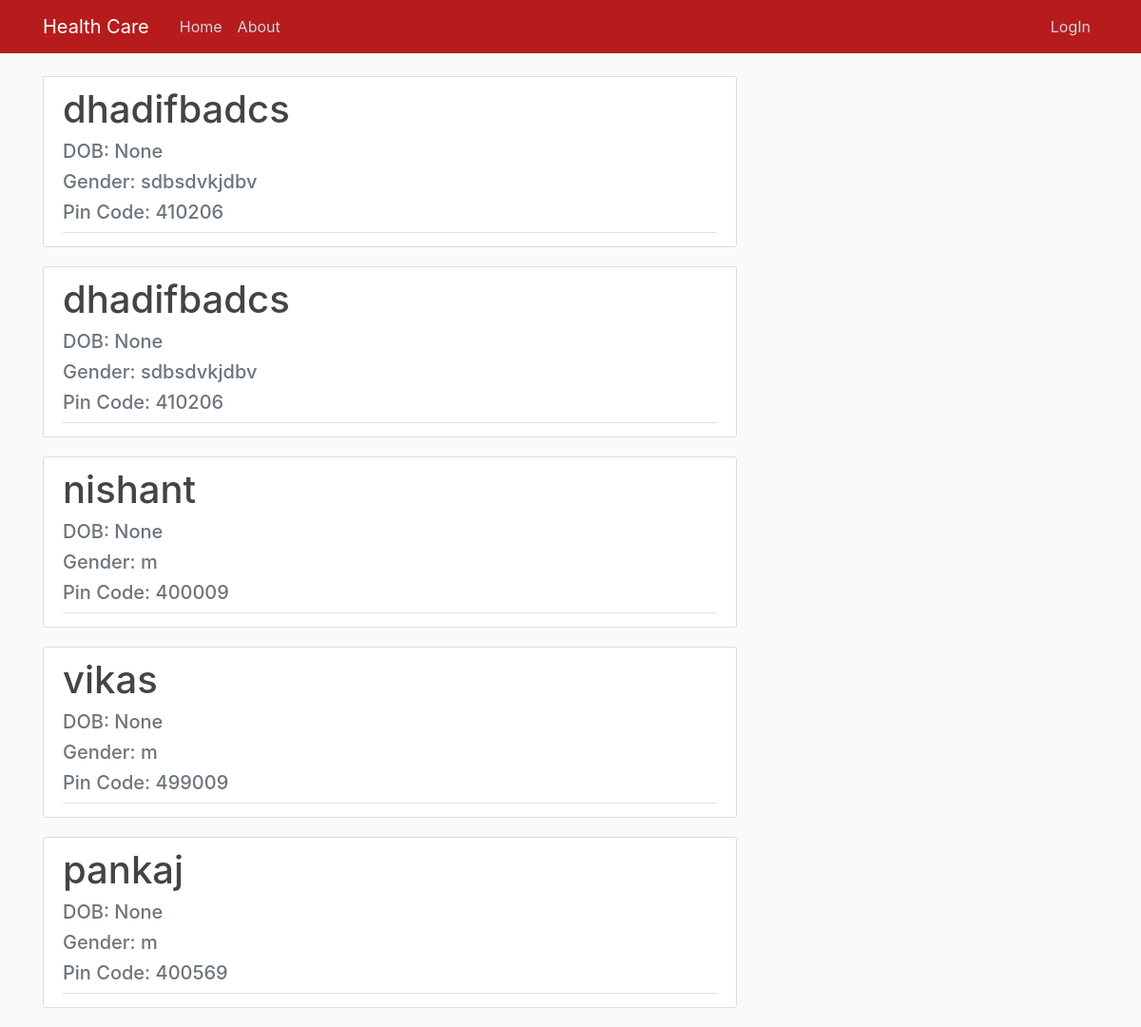
The app's page /patients/, older data.
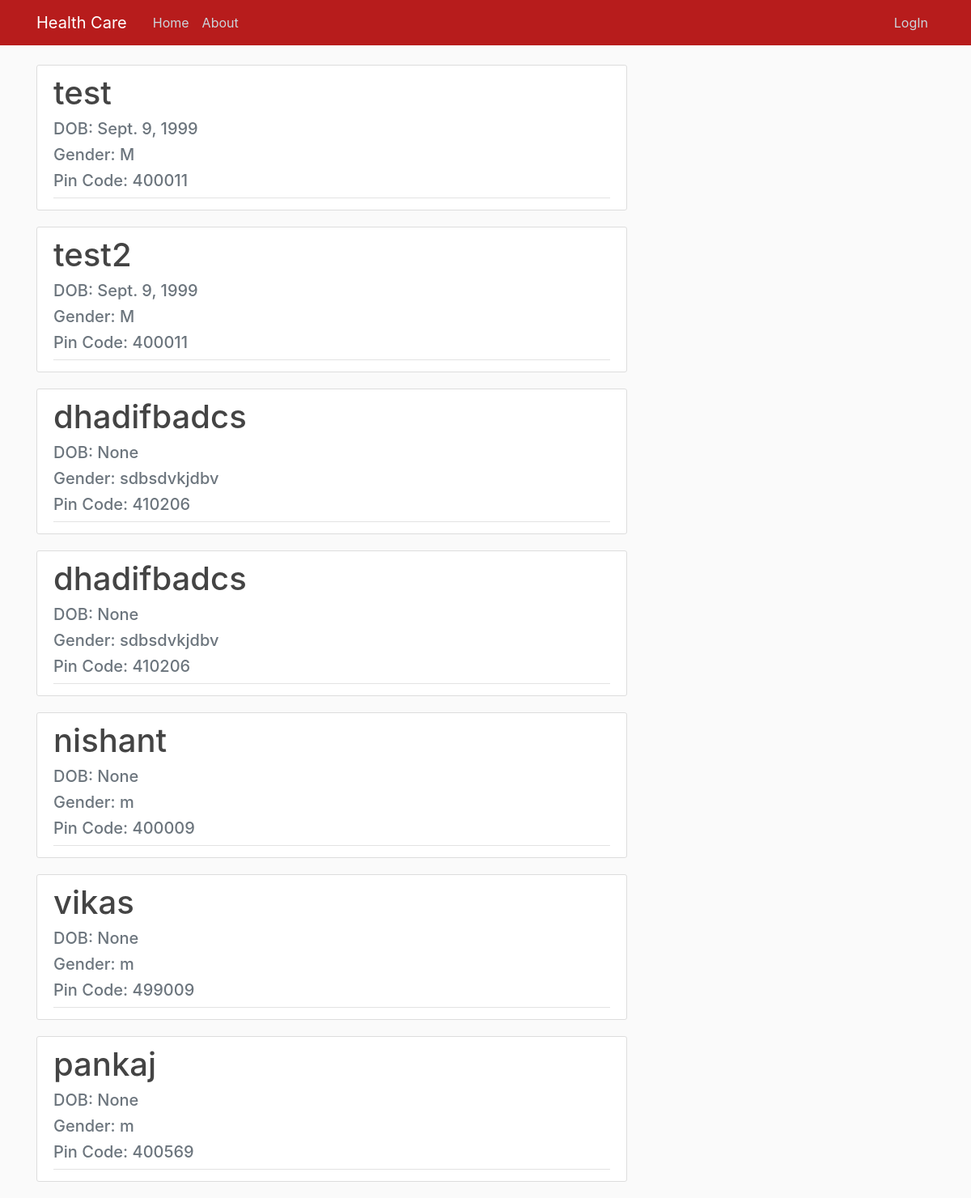
The same page, newer data.
### user/models.py (models this page shows, shortened)
class Patient(models.Model):
    uid=models.IntegerField(primary_key=True)
    name=models.CharField(max_length=50)
    gender=models.CharField(max_length=50)
    dob=models.DateField()
    house=models.CharField(max_length=50)
    street=models.CharField(max_length=50)
    landmark=models.CharField(max_length=50)
    postoffice=models.CharField(max_length=50)
    district=models.CharField(max_length=50)
    state=models.CharField(max_length=50)
    pin_code=models.IntegerField()

### user/views.py (the view)
# urls.py: path('patients/', user_views.PatientList.as_view(),name='patients'),
class PatientList(ListView):
    model = Patient
    template_name = 'user/patients.html'
    context_object_name = 'patients'

### user/templates/user/patients.html
{% extends "user/base.html" %}
{% block content %}
{% for patient in patients %}
<article class="media content-section">
    <div class="media-body">
        <div class="article-metadata">
        <h1 class="mr-2" href="#">{{ patient.name }}</h1>
        <h5 class="text-muted">DOB: {{ patient.dob }}</h5>
        <h5 class="text-muted">Gender: {{ patient.gender }}</h5>
        <h5 class="text-muted">Pin Code: {{ patient.pin_code }}</h5>
        </div>
    </div>
    </article>
    {% endfor %}
{% endblock content %}

Row changes from the older to the newer data that the page shows:
added Patient: name "test", dob "Sept. 9, 1999", gender "M", pin_code "400011"
added Patient: name "test2", dob "Sept. 9, 1999", gender "M", pin_code "400011"
